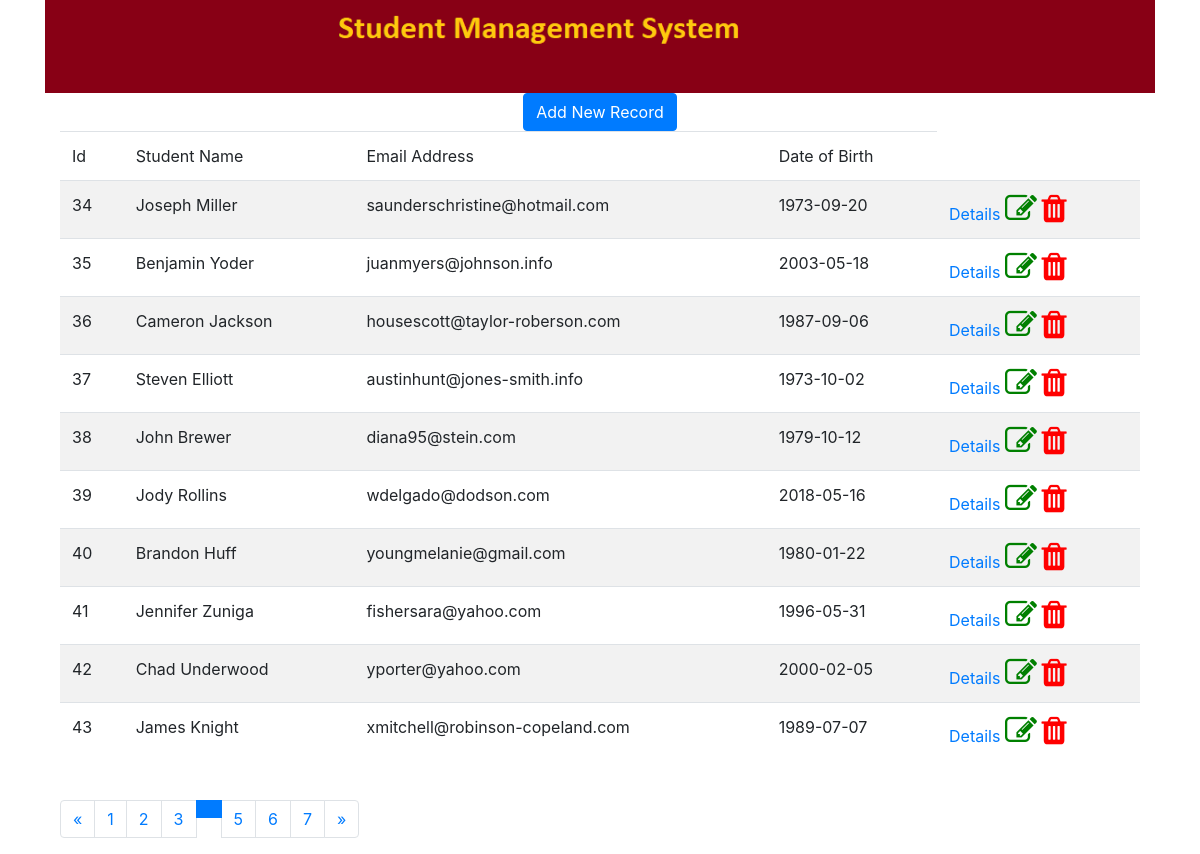
The page /list/?page=4 on the database its author committed.
### Lesson3App/models.py (models this page shows, shortened)
class Student(models.Model):
    id=models.AutoField(primary_key=True)
    name=models.CharField(max_length=100)
    email=models.EmailField(blank=True)
    dob=models.DateField(default=datetime.now,blank=True)

### Lesson3App/views.py (the view)
# urls.py: path('list/', views.list,name='listall'),
def list(request):
    std=Student.objects.all()
    paginator=Paginator(std,10)
    page=request.GET.get('page')
    students=paginator.get_page(page)
    context={'students':students,'title':'List'}
    return render(request,'list.html',context)

### Lesson3App/templates/list.html (shortened to what this page needs)
{% load static %}
<!DOCTYPE html>
<html lang="en">
<head>
    <link rel="stylesheet" href="https://stackpath.bootstrapcdn.com/bootstrap/4.5.0/css/bootstrap.min.css">
    <link rel="stylesheet" href="https://stackpath.bootstrapcdn.com/font-awesome/4.7.0/css/font-awesome.min.css">
</head>
<body>
    <div class="container">
    <div>
        <img src="{% static '/images/Banner.png'%}" alt="No Image" width="100%">
    </div>
    <center><a href="#" class="btn btn-primary">Add New Record</a></center>
   <div class="container">
       <table class="table table-striped">
           <thead class="blackhead" >
                <tr>
                    <td>Id</td>
                    <td>Student Name</td>
                    <td>Email Address</td>
                    <td>Date of Birth</td>
                </tr>
           </thead>
           <tbody>
                {% for std in students %}
                <tr>
                    <td>{{std.id}}</td>
                    <td>{{std.name}}</td>
                    <td>{{std.email}}</td>
                    <td>{{std.dob|date:'Y-m-d'}}</td>
                    <td>
                        <a href="#"><span>Details</span></a>
                        <a href="#"><i class="fa fa-edit" style="font-size:32px;color:green"></i></a>
                        <a href="#"><i class="fa fa-trash" style="font-size:32px;color:red"></i></a>
                    </td>
                </tr>
                {% endfor %}
           </tbody>
       </table>
       <br>
       <nav aria-label="Page navigation">
           <ul class="pagination justify-content-left">
               {% if students.has_previous %}
               <li class="page-item"><a class="page-link" href="?page={{ students.previous_page_number }}">&laquo;</a></li>
               {% else %}
               <li class="page-item disabled"><a class="page-link" href="#">&laquo;</a></li>
               {% endif %}
               {% for i in students.paginator.page_range %}
                    {% if students.number == i %}
                            <li class="page-item active"><a class="page-link" href="#"><span class="sr-only">(current)</span></a></li>
                   {% else %}
                             <li class="page-item "><a class="page-link" href="?page={{ i }}">{{ i }}</a></li>
                   {% endif %}
                {% endfor %}
                {% if students.has_next %}
                <li class="page-item "><a class="page-link" href="?page={{ students.next_page_number }}">&raquo;</a></li>
                {% else %}
                <li class="page-item disabled "><a class="page-link" href="#">&raquo;</a></li>
                {% endif %}
           </ul>
       </nav>
   </div>
</div>
</body>
</html>

### rows shown on the page
Student: id "34", name "Joseph Miller", email "saunderschristine@hotmail.com", dob "1973-09-20"
Student: id "35", name "Benjamin Yoder", email "juanmyers@johnson.info", dob "2003-05-18"
Student: id "36", name "Cameron Jackson", email "housescott@taylor-roberson.com", dob "1987-09-06"
Student: id "37", name "Steven Elliott", email "austinhunt@jones-smith.info", dob "1973-10-02"
Student: id "38", name "John Brewer", email "diana95@stein.com", dob "1979-10-12"
Student: id "39", name "Jody Rollins", email "wdelgado@dodson.com", dob "2018-05-16"
Student: id "40", name "Brandon Huff", email "youngmelanie@gmail.com", dob "1980-01-22"
Student: id "41", name "Jennifer Zuniga", email "fishersara@yahoo.com", dob "1996-05-31"
Student: id "42", name "Chad Underwood", email "yporter@yahoo.com", dob "2000-02-05"
Student: id "43", name "James Knight", email "xmitchell@robinson-copeland.com", dob "1989-07-07"

### other values the page prints
{{ i }} "1" "2" "3" "5" "6" "7"
